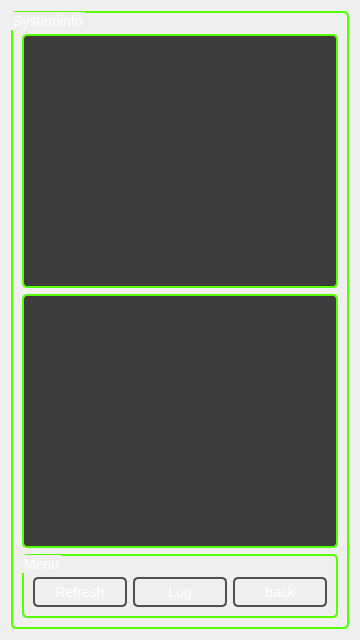
<?xml version="1.0" encoding="UTF-8"?>
<ui version="4.0">
 <class>Systeminfo</class>
 <widget class="QWidget" name="Systeminfo">
  <property name="geometry">
   <rect>
    <x>0</x>
    <y>0</y>
    <width>360</width>
    <height>640</height>
   </rect>
  </property>
  <property name="windowTitle">
   <string>Form</string>
  </property>
  <property name="styleSheet">
   <string notr="true">QWidget {
font-size: 14px;
}

QListWidget {
border: 2px solid gray;
border-radius: 5px;
border-color: rgb(85, 255, 0);
background: rgb(60, 60, 60);
color: white;
	selection-color: rgb(85, 255, 0);
	selection-background-color: rgb(90, 90, 90);
font-size: 22px;
}


QTextEdit {
border: 2px solid gray;
border-radius: 5px;
border-color: rgb(85, 255, 0);
background: rgb(60, 60, 60);
color: white;
	selection-color: rgb(85, 255, 0);
	selection-background-color: rgb(90, 90, 90);
}

QGraphicsView {
border: 2px solid gray;
border-radius: 5px;
border-color: rgb(85, 255, 0);
background: rgb(60, 60, 60);
color: white;
selection-color: rgb(255, 255, 255);
}

QLabel {
background: none;
color: white;
}

QProgressBar {
color: white;
border: 2px solid  rgb(80, 80, 80);
text-align: center;
padding: 1px;
border-radius: 5px;
background: qradialgradient(cx: 0.5, cy: -0.5,
fx: 0.5, fy: -0.5,
radius: 1.35, stop: 0 #ddd, stop: 1 #111);
width: 30px;
height: 14px; 
}

QProgressBar::chunk {

border-radius: 3px;
background: qradialgradient(cx: 0.5, cy: -0.5,
fx: 0.5, fy: -0.5,
radius: 1.35, stop: 0.0 #fff, stop: 0.4999 #8f0,  stop: 0.5 #8f0, stop: 1.0 #050);
border: 1px solid rgb(0, 0, 0);
}

QGroupBox {
border: 2px solid;
border-radius: 5px;
border-color: rgb(85, 255, 0);
background: qradialgradient(cx: 0.5, cy: -0.5,
fx: 0.5, fy: -0.5,
radius: 1.35, stop: 0 #ddd, stop: 1 #111);
padding-top: 12px;
color: white;
selection-color: rgb(30, 30, 30);
}

QPushButton {
color: white;
border: 2px solid rgb(80, 80, 80);
border-radius: 5px;
padding: -2px;

background: qradialgradient(cx: 0.5, cy: -0.5,
fx: 0.5, fy: -0.5,
radius: 1.35, stop: 0 #ddd, stop: 1 #111);
min-width: 80px;
min-height:30px;
}

QPushButton:hover {
border: 2px solid  rgb(160, 160, 160);
background: qradialgradient(cx: 0.5, cy: -0.5,
fx: 0.5, fy: -0.5,
radius: 1.35, stop: 0 #fff, stop: 1 #111);
}

 QPushButton:pressed {
color:  rgb(85, 255, 0);
border: 2px solid rgb(85, 255, 0);
background: qradialgradient(cx: 0.5, cy: -0.5,
fx: 0.5, fy: -0.5,
radius: 1.35, stop: 0 #fff, stop: 1 #111);
}

QMenu{
border: 2px solid rgb(85, 255, 0);
border-radius: 5px;
min-height:25px;
	selection-color: rgb(85, 255, 0);
	selection-background-color: rgb(90, 90, 90);
}





QScrollBar:horizontal {
border: 2px solid;
border-color: rgb(85,255,0);
border-radius: 5px;
background: rgb(60,60,60);
height: 25px;
margin: 2px 2px 2px 2px;
}
QScrollBar::handle:horizontal {
background: rgb(255,255,255);
min-width: 30px;
}
QScrollBar::add-line:horizontal {
background: none;
width: 20px;
subcontrol-position: right;
subcontrol-origin: margin;
}
QScrollBar::sub-line:horizontal {
background: none;
width: 20px;
subcontrol-position: left;
subcontrol-origin: margin;
}
QScrollBar:left-arrow:horizontal, QScrollBar::right-arrow:horizontal {
width: 3px;
height: 3px;
background: none;
}
QScrollBar::add-page:horizontal, QScrollBar::sub-page:horizontal {
background: none;
}



QScrollBar:vertical {
border: 2px solid;
border-color: rgb(85,255,0);
border-radius: 5px;
background: rgb(60,60,60);
width: 25px;
margin: 2px 2px 2px 2px;
}
QScrollBar::handle:vertical {
background: rgb(255,255,255);
min-height: 30px;
}
QScrollBar::add-line:vertical {
background: none;
height: 20px;
subcontrol-position: bottom;
subcontrol-origin: margin;
}
QScrollBar::sub-line:vertical {
background: none;
height: 20px;
subcontrol-position: top;
subcontrol-origin: margin;
}
QScrollBar:left-arrow:horizontal, QScrollBar::right-arrow:vertical {
width: 3px;
height: 3px;
background: none;
}
QScrollBar::add-page:horizontal, QScrollBar::sub-page:vertical {
background: none;
}</string>
  </property>
  <layout class="QGridLayout" name="gridLayout">
   <item row="0" column="0">
    <widget class="QGroupBox" name="groupBox">
     <property name="title">
      <string>Systeminfo</string>
     </property>
     <layout class="QGridLayout" name="gridLayout_2">
      <item row="2" column="0">
       <widget class="QGroupBox" name="groupBox_3">
        <property name="title">
         <string>Menu</string>
        </property>
        <layout class="QGridLayout" name="gridLayout_4">
         <item row="0" column="2">
          <widget class="QPushButton" name="pushButtonBack">
           <property name="text">
            <string>back</string>
           </property>
          </widget>
         </item>
         <item row="0" column="0">
          <widget class="QPushButton" name="pushButtonRefresh">
           <property name="text">
            <string>Refresh</string>
           </property>
          </widget>
         </item>
         <item row="0" column="1">
          <widget class="QPushButton" name="pushButtonLog">
           <property name="text">
            <string>Log</string>
           </property>
          </widget>
         </item>
        </layout>
       </widget>
      </item>
      <item row="0" column="0">
       <widget class="QTextEdit" name="textEdit">
        <property name="readOnly">
         <bool>true</bool>
        </property>
       </widget>
      </item>
      <item row="1" column="0">
       <widget class="QGraphicsView" name="graphicsViewRamCpu">
        <property name="verticalScrollBarPolicy">
         <enum>Qt::ScrollBarAlwaysOff</enum>
        </property>
        <property name="horizontalScrollBarPolicy">
         <enum>Qt::ScrollBarAlwaysOff</enum>
        </property>
       </widget>
      </item>
     </layout>
    </widget>
   </item>
  </layout>
 </widget>
 <resources/>
 <connections/>
</ui>
